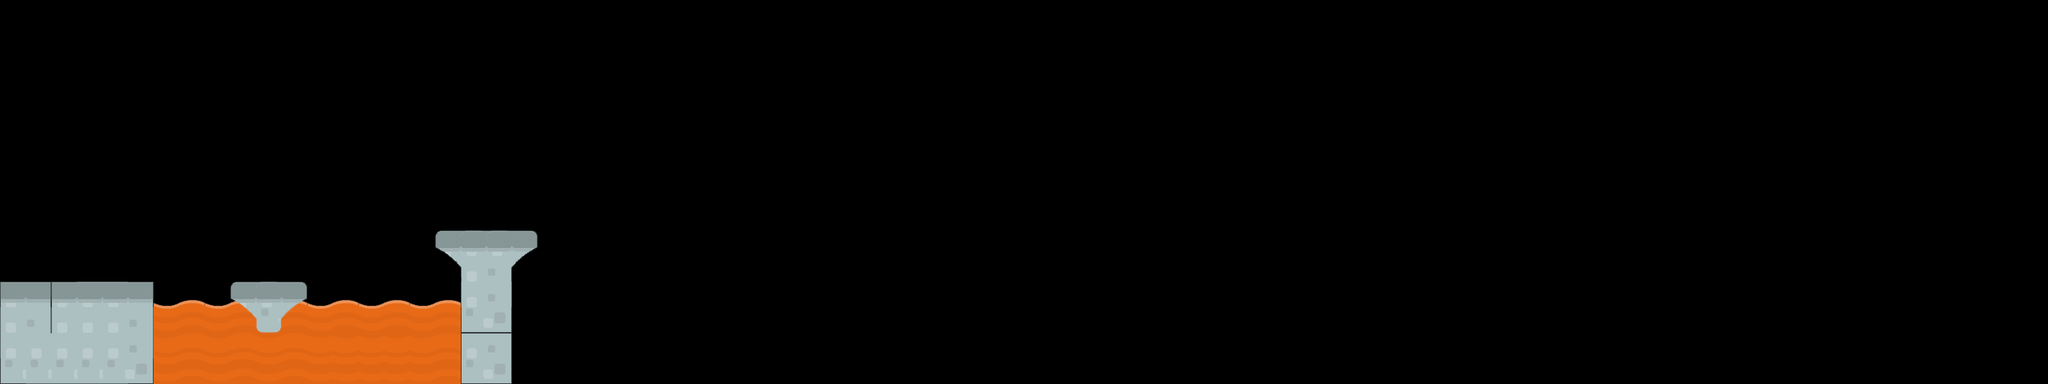

Rendered tile map (Tiled .tmx) drawn with the repository's tilesets; below, a short description and the full map source, tile grids included:
An orthogonal 80x15 tile map with 35x35 px tiles, 2 tile layers (Tile Layer 1, Tile Layer 2), 3 tilesets.

<map version="1.0" orientation="orthogonal" renderorder="right-down" width="80" height="15" tilewidth="35" tileheight="35" nextobjectid="1">
 <tileset firstgid="1" name="Basic Tileset" tilewidth="35" tileheight="35" spacing="2" margin="2" tilecount="729" columns="27">
  <image source="tileset.png" width="1024" height="1024" />
 </tileset>
 <tileset firstgid="730" name="tileset" tilewidth="70" tileheight="70" spacing="2" margin="2" tilecount="196" columns="14">
  <image source="tileset.png" width="1024" height="1024" />
 </tileset>
 <tileset firstgid="926" name="tileset" tilewidth="69" tileheight="69" spacing="2" margin="2" tilecount="196" columns="14">
  <image source="tileset.png" width="1024" height="1024" />
 </tileset>
 <layer name="Tile Layer 1" width="80" height="15">
  <data encoding="csv">
0,0,0,0,0,0,0,0,0,0,0,0,0,0,0,0,0,0,0,0,0,0,0,0,0,0,0,0,0,0,0,0,0,0,0,0,0,0,0,0,0,0,0,0,0,0,0,0,0,0,0,0,0,0,0,0,0,0,0,0,0,0,0,0,0,0,0,0,0,0,0,0,0,0,0,0,0,0,0,0,
0,0,0,0,0,0,0,0,0,0,0,0,0,0,0,0,0,0,0,0,0,0,0,0,0,0,0,0,0,0,0,0,0,0,0,0,0,0,0,0,0,0,0,0,0,0,0,0,0,0,0,0,0,0,0,0,0,0,0,0,0,0,0,0,0,0,0,0,0,0,0,0,0,0,0,0,0,0,0,0,
0,0,0,0,0,0,0,0,0,0,0,0,0,0,0,0,0,0,0,0,0,0,0,0,0,0,0,0,0,0,0,0,0,0,0,0,0,0,0,0,0,0,0,0,0,0,0,0,0,0,0,0,0,0,0,0,0,0,0,0,0,0,0,0,0,0,0,0,0,0,0,0,0,0,0,0,0,0,0,0,
0,0,0,0,0,0,0,0,0,0,0,0,0,0,0,0,0,0,0,0,0,0,0,0,0,0,0,0,0,0,0,0,0,0,0,0,0,0,0,0,0,0,0,0,0,0,0,0,0,0,0,0,0,0,0,0,0,0,0,0,0,0,0,0,0,0,0,0,0,0,0,0,0,0,0,0,0,0,0,0,
0,0,0,0,0,0,0,0,0,0,0,0,0,0,0,0,0,0,0,0,0,0,0,0,0,0,0,0,0,0,0,0,0,0,0,0,0,0,0,0,0,0,0,0,0,0,0,0,0,0,0,0,0,0,0,0,0,0,0,0,0,0,0,0,0,0,0,0,0,0,0,0,0,0,0,0,0,0,0,0,
0,0,0,0,0,0,0,0,0,0,0,0,0,0,0,0,0,0,0,0,0,0,0,0,0,0,0,0,0,0,0,0,0,0,0,0,0,0,0,0,0,0,0,0,0,0,0,0,0,0,0,0,0,0,0,0,0,0,0,0,0,0,0,0,0,0,0,0,0,0,0,0,0,0,0,0,0,0,0,0,
0,0,0,0,0,0,0,0,0,0,0,0,0,0,0,0,0,0,0,0,0,0,0,0,0,0,0,0,0,0,0,0,0,0,0,0,0,0,0,0,0,0,0,0,0,0,0,0,0,0,0,0,0,0,0,0,0,0,0,0,0,0,0,0,0,0,0,0,0,0,0,0,0,0,0,0,0,0,0,0,
0,0,0,0,0,0,0,0,0,0,0,0,0,0,0,0,0,0,0,0,0,0,0,0,0,0,0,0,0,0,0,0,0,0,0,0,0,0,0,0,0,0,0,0,0,0,0,0,0,0,0,0,0,0,0,0,0,0,0,0,0,0,0,0,0,0,0,0,0,0,0,0,0,0,0,0,0,0,0,0,
0,0,0,0,0,0,0,0,0,0,0,0,0,0,0,0,0,0,0,0,0,0,0,0,0,0,0,0,0,0,0,0,0,0,0,0,0,0,0,0,0,0,0,0,0,0,0,0,0,0,0,0,0,0,0,0,0,0,0,0,0,0,0,0,0,0,0,0,0,0,0,0,0,0,0,0,0,0,0,0,
0,0,0,0,0,0,0,0,0,0,0,0,0,0,0,0,0,0,0,0,0,0,0,0,0,0,0,0,0,0,0,0,0,0,0,0,0,0,0,0,0,0,0,0,0,0,0,0,0,0,0,0,0,0,0,0,0,0,0,0,0,0,0,0,0,0,0,0,0,0,0,0,0,0,0,0,0,0,0,0,
0,0,0,0,0,0,0,0,0,0,0,0,0,0,0,0,0,889,890,890,0,0,0,0,0,0,0,0,0,0,0,0,0,0,0,0,0,0,0,0,0,0,0,0,0,0,0,0,0,0,0,0,0,0,0,0,0,0,0,0,0,0,0,0,0,0,0,0,0,0,0,0,0,0,0,0,0,0,0,0,
0,0,0,0,0,0,0,0,0,0,0,0,0,0,0,0,0,0,871,0,0,0,0,0,0,0,0,0,0,0,0,0,0,0,0,0,0,0,0,0,0,0,0,0,0,0,0,0,0,0,0,0,0,0,0,0,0,0,0,0,0,0,0,0,0,0,0,0,0,0,0,0,0,0,0,0,0,0,0,0,
857,0,857,857,857,0,925,0,925,0,925,0,925,0,925,0,925,0,871,0,0,0,0,0,0,0,0,0,0,0,0,0,0,0,0,0,0,0,0,0,0,0,0,0,0,0,0,0,0,0,0,0,0,0,0,0,0,0,0,0,0,0,0,0,0,0,0,0,0,0,0,0,0,0,0,0,0,0,0,0,
871,0,871,871,871,0,0,0,0,0,0,0,0,0,0,0,0,0,0,0,0,0,0,0,0,0,0,0,0,0,0,0,0,0,0,0,0,0,0,0,0,0,0,0,0,0,0,0,0,0,0,0,0,0,0,0,0,0,0,0,0,0,0,0,0,0,0,0,0,0,0,0,0,0,0,0,0,0,0,0,
871,871,871,871,871,0,895,0,895,0,895,0,895,895,895,895,895,0,871,0,0,0,0,0,0,0,0,0,0,0,0,0,0,0,0,0,0,0,0,0,0,0,0,0,0,0,0,0,0,0,0,0,0,0,0,0,0,0,0,0,0,0,0,0,0,0,0,0,0,0,0,0,0,0,0,0,0,0,0,0
</data>
 </layer>
 <layer name="Tile Layer 2" width="80" height="15">
  <data encoding="csv">
0,0,0,0,0,0,0,0,0,0,0,0,0,0,0,0,0,0,0,0,0,0,0,0,0,0,0,0,0,0,0,0,0,0,0,0,0,0,0,0,0,0,0,0,0,0,0,0,0,0,0,0,0,0,0,0,0,0,0,0,0,0,0,0,0,0,0,0,0,0,0,0,0,0,0,0,0,0,0,0,
0,0,0,0,0,0,0,0,0,0,0,0,0,0,0,0,0,0,0,0,0,0,0,0,0,0,0,0,0,0,0,0,0,0,0,0,0,0,0,0,0,0,0,0,0,0,0,0,0,0,0,0,0,0,0,0,0,0,0,0,0,0,0,0,0,0,0,0,0,0,0,0,0,0,0,0,0,0,0,0,
0,0,0,0,0,0,0,0,0,0,0,0,0,0,0,0,0,0,0,0,0,0,0,0,0,0,0,0,0,0,0,0,0,0,0,0,0,0,0,0,0,0,0,0,0,0,0,0,0,0,0,0,0,0,0,0,0,0,0,0,0,0,0,0,0,0,0,0,0,0,0,0,0,0,0,0,0,0,0,0,
0,0,0,0,0,0,0,0,0,0,0,0,0,0,0,0,0,0,0,0,0,0,0,0,0,0,0,0,0,0,0,0,0,0,0,0,0,0,0,0,0,0,0,0,0,0,0,0,0,0,0,0,0,0,0,0,0,0,0,0,0,0,0,0,0,0,0,0,0,0,0,0,0,0,0,0,0,0,0,0,
0,0,0,0,0,0,0,0,0,0,0,0,0,0,0,0,0,0,0,0,0,0,0,0,0,0,0,0,0,0,0,0,0,0,0,0,0,0,0,0,0,0,0,0,0,0,0,0,0,0,0,0,0,0,0,0,0,0,0,0,0,0,0,0,0,0,0,0,0,0,0,0,0,0,0,0,0,0,0,0,
0,0,0,0,0,0,0,0,0,0,0,0,0,0,0,0,0,0,0,0,0,0,0,0,0,0,0,0,0,0,0,0,0,0,0,0,0,0,0,0,0,0,0,0,0,0,0,0,0,0,0,0,0,0,0,0,0,0,0,0,0,0,0,0,0,0,0,0,0,0,0,0,0,0,0,0,0,0,0,0,
0,0,0,0,0,0,0,0,0,0,0,0,0,0,0,0,0,0,0,0,0,0,0,0,0,0,0,0,0,0,0,0,0,0,0,0,0,0,0,0,0,0,0,0,0,0,0,0,0,0,0,0,0,0,0,0,0,0,0,0,0,0,0,0,0,0,0,0,0,0,0,0,0,0,0,0,0,0,0,0,
0,0,0,0,0,0,0,0,0,0,0,0,0,0,0,0,0,0,0,0,0,0,0,0,0,0,0,0,0,0,0,0,0,0,0,0,0,0,0,0,0,0,0,0,0,0,0,0,0,0,0,0,0,0,0,0,0,0,0,0,0,0,0,0,0,0,0,0,0,0,0,0,0,0,0,0,0,0,0,0,
0,0,0,0,0,0,0,0,0,0,0,0,0,0,0,0,0,0,0,0,0,0,0,0,0,0,0,0,0,0,0,0,0,0,0,0,0,0,0,0,0,0,0,0,0,0,0,0,0,0,0,0,0,0,0,0,0,0,0,0,0,0,0,0,0,0,0,0,0,0,0,0,0,0,0,0,0,0,0,0,
0,0,0,0,0,0,0,0,0,0,0,0,0,0,0,0,0,0,0,0,0,0,0,0,0,0,0,0,0,0,0,0,0,0,0,0,0,0,0,0,0,0,0,0,0,0,0,0,0,0,0,0,0,0,0,0,0,0,0,0,0,0,0,0,0,0,0,0,0,0,0,0,0,0,0,0,0,0,0,0,
0,0,0,0,0,0,0,0,0,0,0,0,0,0,0,0,0,0,0,0,0,0,0,0,0,0,0,0,0,0,0,0,0,0,0,0,0,0,0,0,0,0,0,0,0,0,0,0,0,0,0,0,0,0,0,0,0,0,0,0,0,0,0,0,0,0,0,0,0,0,0,0,0,0,0,0,0,0,0,0,
0,0,0,0,0,0,0,0,0,0,0,0,0,0,0,0,0,0,0,0,0,0,0,0,0,0,0,0,0,0,0,0,0,0,0,0,0,0,0,0,0,0,0,0,0,0,0,0,0,0,0,0,0,0,0,0,0,0,0,0,0,0,0,0,0,0,0,0,0,0,0,0,0,0,0,0,0,0,0,0,
0,0,0,0,0,0,0,0,0,889,890,0,0,0,0,0,0,0,0,0,0,0,0,0,0,0,0,0,0,0,0,0,0,0,0,0,0,0,0,0,0,0,0,0,0,0,0,0,0,0,0,0,0,0,0,0,0,0,0,0,0,0,0,0,0,0,0,0,0,0,0,0,0,0,0,0,0,0,0,0,
0,0,0,0,0,0,0,0,0,0,0,0,0,0,0,0,0,0,0,0,0,0,0,0,0,0,0,0,0,0,0,0,0,0,0,0,0,0,0,0,0,0,0,0,0,0,0,0,0,0,0,0,0,0,0,0,0,0,0,0,0,0,0,0,0,0,0,0,0,0,0,0,0,0,0,0,0,0,0,0,
0,0,0,0,0,0,0,0,0,0,0,0,0,0,0,0,0,0,0,0,0,0,0,0,0,0,0,0,0,0,0,0,0,0,0,0,0,0,0,0,0,0,0,0,0,0,0,0,0,0,0,0,0,0,0,0,0,0,0,0,0,0,0,0,0,0,0,0,0,0,0,0,0,0,0,0,0,0,0,0
</data>
 </layer>
</map>
